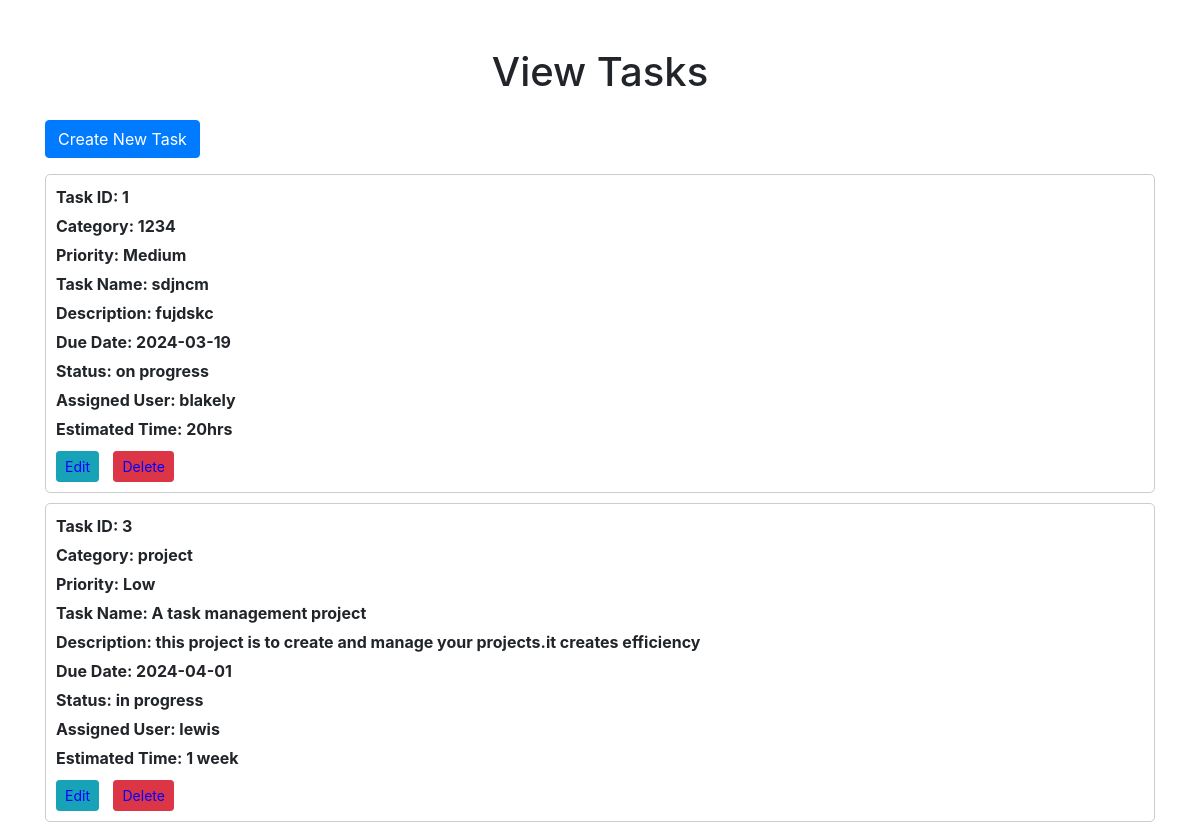
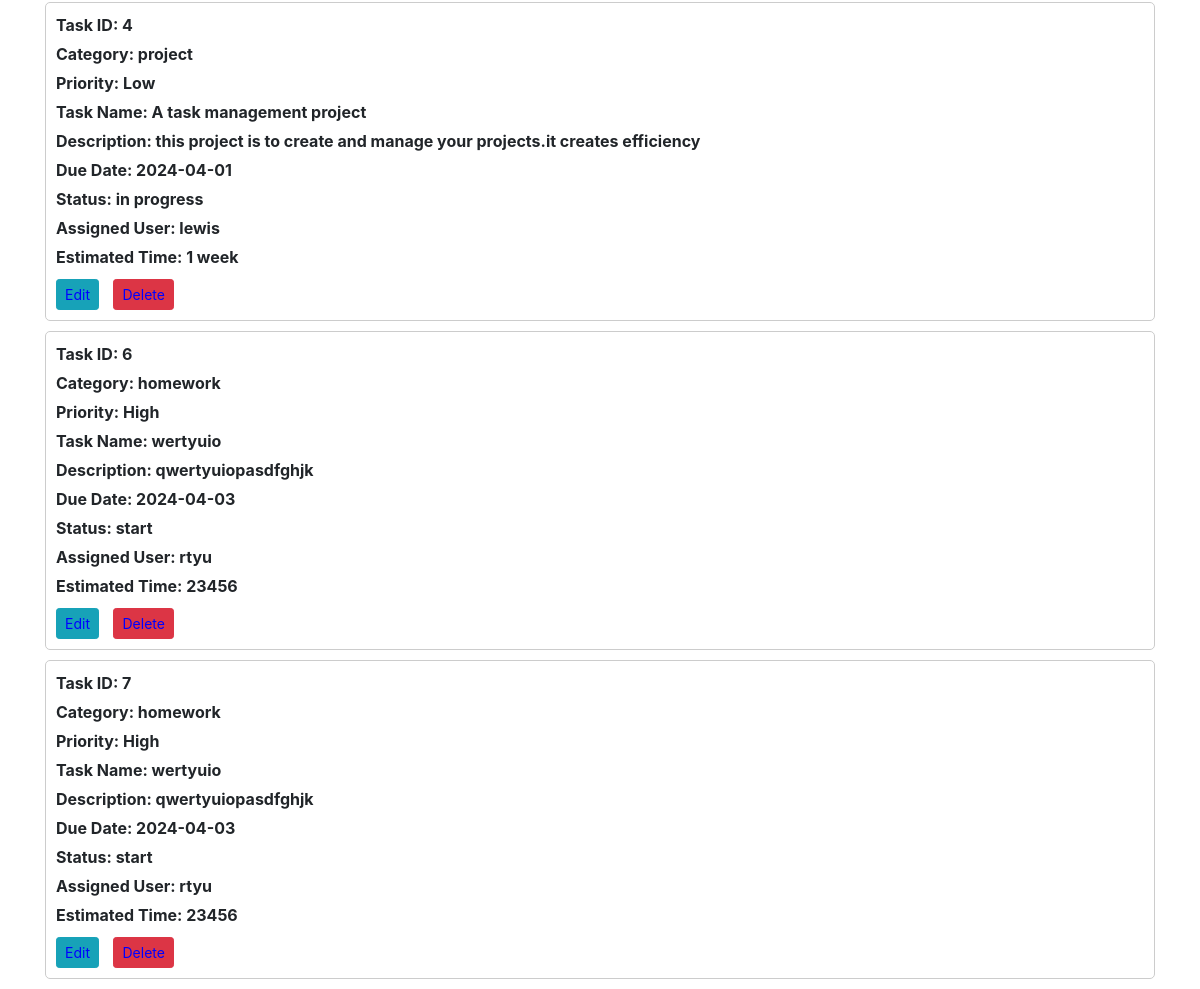
/view_tasks.php, run on the app's committed database (2 pictures, top to bottom).
### tables this page shows
CREATE TABLE `tasks` (
  `id` int(11) NOT NULL,
  `category` varchar(255) NOT NULL,
  `priority` enum('Low','Medium','High') NOT NULL,
  `task_name` varchar(255) NOT NULL,
  `description` text DEFAULT NULL,
  `due_date` date DEFAULT NULL,
  `status` varchar(255) DEFAULT NULL,
  `assigned_user` varchar(255) DEFAULT NULL,
  `estimated_time` varchar(50) DEFAULT NULL
);

### view_tasks.php (the view, shortened to what this page needs)
<?php
include "config.php";
$sql = "SELECT * FROM tasks";
$stmt = $pdo->query($sql);
$tasks = $stmt->fetchAll(PDO::FETCH_ASSOC);
?>
<!DOCTYPE html>
<html lang="en">
<head>
    <link href="https://stackpath.bootstrapcdn.com/bootstrap/4.5.2/css/bootstrap.min.css" rel="stylesheet">
</head>
<body>
<div class="container mt-5">
    <h1 class="text-center mb-4">View Tasks</h1>
    <a href="create.php" class="btn btn-primary mb-3">Create New Task</a>
    <div class="task-list">
        <?php if (!empty($tasks)): ?>
            <?php foreach ($tasks as $task): ?>
                <div class="task-container">
                    <div class="task-info">Task ID: <?php echo $task['id']; ?></div>
                    <div class="task-info">Category: <?php echo $task['category']; ?></div>
                    <div class="task-info">Priority: <?php echo $task['priority']; ?></div>
                    <div class="task-info">Task Name: <?php echo $task['task_name']; ?></div>
                    <div class="task-info">Description: <?php echo $task['description']; ?></div>
                    <div class="task-info">Due Date: <?php echo $task['due_date']; ?></div>
                    <div class="task-info">Status: <?php echo $task['status']; ?></div>
                    <div class="task-info">Assigned User: <?php echo $task['assigned_user']; ?></div>
                    <div class="task-info">Estimated Time: <?php echo $task['estimated_time']; ?></div>
                    <div class="task-actions">
                        <a href="update.php?id=<?php echo $task['id']; ?>" class="btn btn-sm btn-info">Edit</a>
                        <a href="delete.php?delete=<?php echo $task['id']; ?>" class="btn btn-sm btn-danger" onclick="return confirm('Are you sure you want to delete this task?')">Delete</a>
                    </div>
                </div>
            <?php endforeach; ?>
        <?php else: ?>
            <p>No tasks found.</p>
        <?php endif; ?>
    </div>
</div>
</body>
</html>

### view_tasks.php (style rules this page uses)
.task-container { border: 1px solid #ccc; border-radius: 5px; margin-bottom: 10px; padding: 10px; transition: all 0.3s ease-in-out; }
.task-info { font-weight: bold; margin-bottom: 5px; }
.task-actions { margin-top: 10px; }
.task-actions a { margin-right: 10px; text-decoration: none; color: blue; transition: color 0.3s ease-in-out; }

### data on the page
tasks: id "1", category "1234", priority "Medium", task_name "sdjncm", description "fujdskc", due_date "2024-03-19", status "on progress", assigned_user "blakely", estimated_time "20hrs"
tasks: id "3", category "project", priority "Low", task_name "A task management project", description "this project is to create and manage your projects.it creates efficiency", due_date "2024-04-01", status "in progress", assigned_user "lewis", estimated_time "1 week"
tasks: id "4", category "project", priority "Low", task_name "A task management project", description "this project is to create and manage your projects.it creates efficiency", due_date "2024-04-01", status "in progress", assigned_user "lewis", estimated_time "1 week"
tasks: id "6", category "homework", priority "High", task_name "wertyuio", description "qwertyuiopasdfghjk", due_date "2024-04-03", status "start", assigned_user "rtyu", estimated_time "23456"
tasks: id "7", category "homework", priority "High", task_name "wertyuio", description "qwertyuiopasdfghjk", due_date "2024-04-03", status "start", assigned_user "rtyu", estimated_time "23456"
